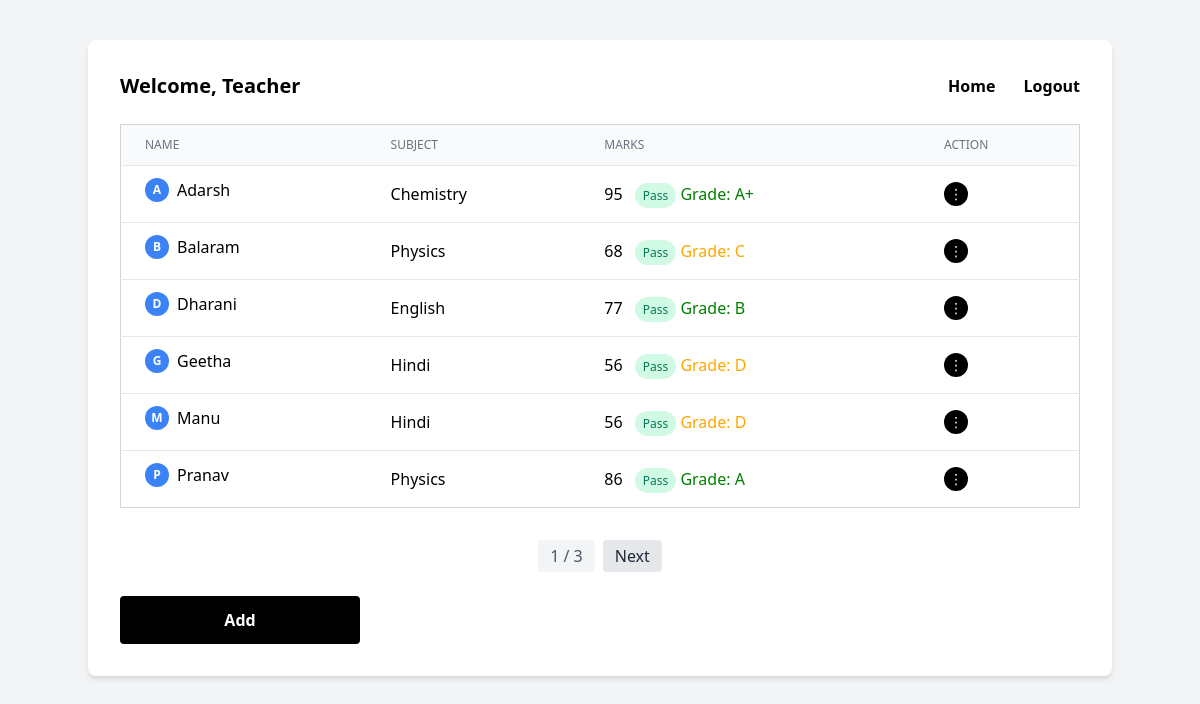
The app's page /home/ (signed in) with its own data.
### teachers_app/models.py (models this page shows, shortened)
class Student(models.Model):
    name=models.CharField(max_length=100)

class Subjects_Mark(models.Model):
    student=models.ForeignKey(Student,models.CASCADE, related_name='subjects')
    subject = models.CharField(max_length=100)
    mark=models.PositiveIntegerField()
    class Meta:
        unique_together = ('student', 'subject')  # Prevents same subject for same student more than once

### teachers_app/views.py (the view)
# urls.py: 2. Add a URL to urlpatterns:  path('', views.home, name='home')
def home(request):
    students = Student.objects.all().order_by('name')
    paginator = Paginator(students, 10)  # 10 students per page
    page_number = request.GET.get('page')
    page_obj = paginator.get_page(page_number)
    subjects = Subjects_Mark.objects.filter(student__in=page_obj.object_list).select_related('student')
    for subject_mark in subjects:
        subject_mark.grade = get_grade(subject_mark.mark)
    return render(request, 'home.html', {
        'page_obj': page_obj,
        'subjects': subjects
    })

### teachers_app/views.py (called while the page is built)
def get_grade(mark):
    if mark >= 90:
        return 'A+'
    elif mark >= 80:
        return 'A'
    elif mark >= 70:
        return 'B'
    elif mark >= 60:
        return 'C'
    elif mark >= 50:
        return 'D'
    else:
        return 'F'

### templates/home.html (shortened to what this page needs)
<!DOCTYPE html>
<html lang="en">
<head>
  <link href="https://cdn.jsdelivr.net/npm/tailwindcss@2.2.19/dist/tailwind.min.css" rel="stylesheet" />
</head>
<body class="bg-gray-100">
<div x-data="{ showAdd: false, showEdit: false, editedName: '', editedSubject: '', editedMark: '', editedId: '' }">
  <div class="max-w-5xl mx-auto p-8 bg-white shadow-md rounded-lg mt-10">
    <div class="flex justify-between items-center mb-6">
      <h2 class="text-xl font-semibold">Welcome, {{ request.user.username }}</h2>
      <div class="space-x-6">
        <a href="{% url 'home' %}" class="text-black hover:underline"><b>Home</b></a>
        <a href="{% url 'logout' %}" class="text-black hover:underline"><b>Logout</b></a>
      </div>
    </div>
    <table class="min-w-full border border-gray-300 divide-y divide-gray-200 mb-8">
      <thead class="bg-gray-50">
        <tr>
          <th class="px-6 py-3 text-left text-xs font-medium text-gray-500 uppercase">Name</th>
          <th class="px-6 py-3 text-left text-xs font-medium text-gray-500 uppercase">Subject</th>
          <th class="px-6 py-3 text-left text-xs font-medium text-gray-500 uppercase">Marks</th>
          <th class="px-6 py-3 text-left text-xs font-medium text-gray-500 uppercase">Action</th>
        </tr>
      </thead>
      <tbody class="bg-white divide-y divide-gray-200">
        {% for student in page_obj %}
          {% for subj in subjects %}
              {% if subj.student.id == student.id %}
          <tr class="border-b hover:bg-gray-50">
            <td class="py-3 flex items-center gap-2 px-6">
              <div class="w-6 h-6 bg-blue-500 text-white rounded-full flex items-center justify-center text-xs font-bold">
                {{ student.name|first|upper }}
              </div>
              {{ student.name }}
            </td>
            <td class="px-6 py-4">{{ subj.subject }}</td>
            <td class="px-6 py-4">
              {{ subj.mark }}
              {% if subj.mark < 50 %}
                <span class="ml-2 px-2 py-1 text-xs rounded-full bg-red-100 text-red-700">Fail</span>
              {% else %}
                <span class="ml-2 px-2 py-1 text-xs rounded-full bg-green-100 text-green-700">Pass</span>
              {% endif %}
  <span
    {% if subj.grade == 'F' %}
      style="color:red"
    {% elif subj.grade in 'A A+ B' %}
      style="color:green"
    {% elif subj.grade in 'C D' %}
      style="color:orange"
    {% endif %}
  >
    Grade: {{ subj.grade }}
  </span>
            </td>
            <td class="px-6 py-4 relative" x-data="{ open: false }">
              <button @click="open = !open"
                      class="w-6 h-6 rounded-full bg-black text-white flex items-center justify-center text-sm">
                ⋮
              </button>
            </td>
          </tr>
          {% endif %}
          {% endfor %}
        {% endfor %}
      </tbody>
    </table>
    <div class="flex justify-center mt-6 space-x-2">
      <span class="px-3 py-1 bg-gray-100 text-gray-600 rounded">{{ page_obj.number }} / {{ page_obj.paginator.num_pages }}</span>
      {% if page_obj.has_next %}
        <a href="?page={{ page_obj.next_page_number }}" class="px-3 py-1 bg-gray-200 text-gray-800 rounded hover:bg-gray-300">Next</a>
      {% endif %}
    </div>
    <div class="mt-6">
      <button @click="showAdd = true"
              class="bg-black text-white w-60 py-3 rounded hover:bg-gray-800 text-center font-semibold">
        Add
      </button>
    </div>
  </div>
</div>
</body>
</html>

### records on screen
Student: name|first "A", name "Adarsh"
Subjects_Mark: subject "Chemistry", mark "95", shows "Pass", grade "A+"
Student: name|first "B", name "Balaram"
Subjects_Mark: subject "Physics", mark "68", shows "Pass", grade "C"
Student: name|first "D", name "Dharani"
Subjects_Mark: subject "English", mark "77", shows "Pass", grade "B"
Student: name|first "G", name "Geetha"
Subjects_Mark: subject "Hindi", mark "56", shows "Pass", grade "D"
Student: name|first "M", name "Manu"
Subjects_Mark: subject "Hindi", mark "56", shows "Pass", grade "D"
Student: name|first "P", name "Pranav"
Subjects_Mark: subject "Physics", mark "86", shows "Pass", grade "A"

### other values on screen
{{ request.user.username }} "Teacher"
{{ page_obj.number }} "1"
{{ page_obj.paginator.num_pages }} "3"
